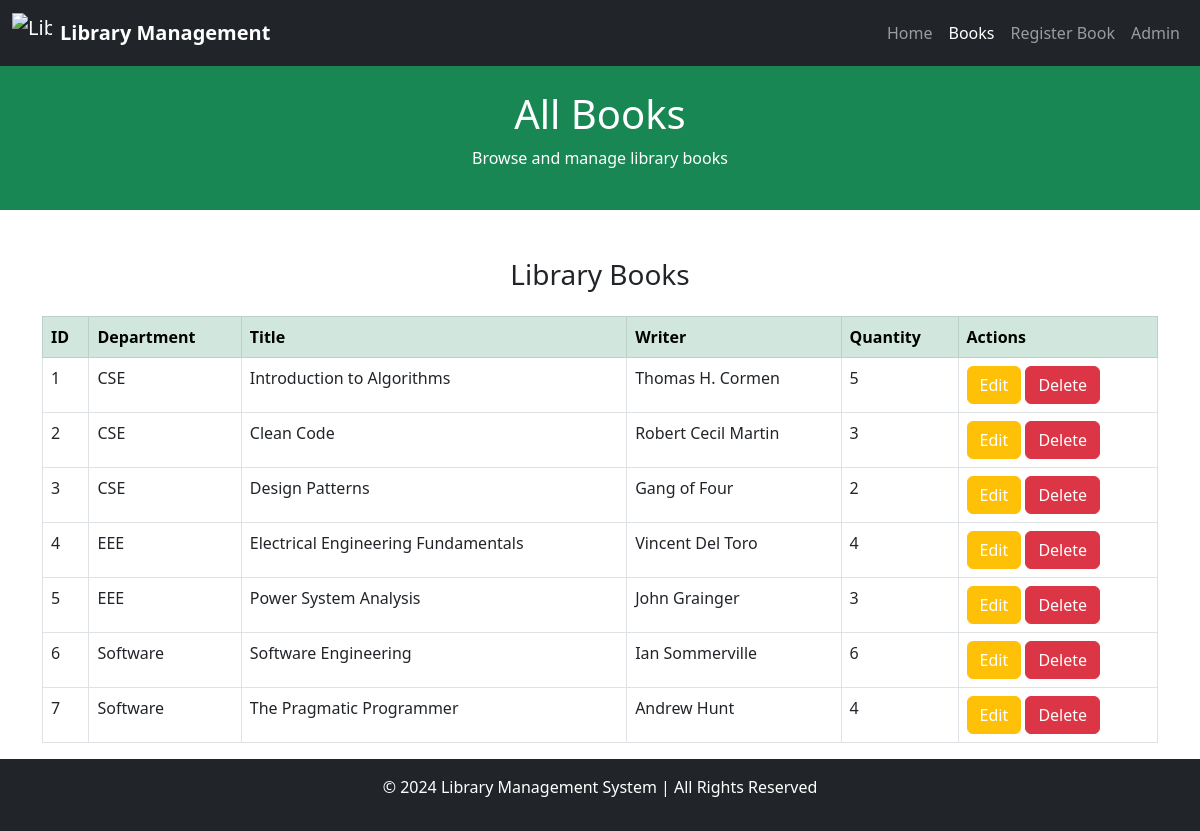
/read_all_books.php, run on the app's committed database.
### tables this page shows
CREATE TABLE IF NOT EXISTS manage_books (
    id INT AUTO_INCREMENT PRIMARY KEY,
    department VARCHAR(50) NOT NULL,
    book_title VARCHAR(255) NOT NULL,
    book_writer VARCHAR(255) NOT NULL,
    quality INT NOT NULL DEFAULT 1,
    created_at TIMESTAMP DEFAULT CURRENT_TIMESTAMP
);

### read_all_books.php (the view, shortened to what this page needs)
<?php
$connec = mysqli_connect("localhost", "root", "", "lms", 3306);
?>
<!DOCTYPE html>
<html lang="en">
<head>
    <link href="https://cdn.jsdelivr.net/npm/bootstrap@5.3.0/dist/css/bootstrap.min.css" rel="stylesheet">
</head>
<body>
    <nav class="navbar navbar-expand-lg navbar-dark bg-dark">
        <div class="container-fluid">
            <a class="navbar-brand d-flex align-items-center" href="#">
                <img src="https://media.istockphoto.com/id/1270155083/vector/blue-e-book-logo-design-vector-sign-of-electronic-book-library-icon-symbol.jpg?s=612x612&w=0&k=20&c=DGwVHcCijit8E62o3S2dqFXM2usLP2AmJoOSnDhsI5M=" alt="Library Logo" width="40" height="40" class="me-2">
                <strong>Library Management</strong>
            </a>
            <div class="collapse navbar-collapse justify-content-end" id="navbarNav">
                <ul class="navbar-nav">
                    <li class="nav-item">
                        <a class="nav-link" href="index.html">Home</a>
                    </li>
                    <li class="nav-item">
                        <a class="nav-link active" href="read_all_books.php">Books</a>
                    </li>
                    <li class="nav-item">
                        <a class="nav-link" href="manage_books.php">Register Book</a>
                    </li>
                    <li class="nav-item">
                        <a class="nav-link" href="admin.html">Admin</a>
                    </li>
                </ul>
            </div>
        </div>
    </nav>
    <header class="bg-success text-white text-center py-4">
        <h1>All Books</h1>
        <p>Browse and manage library books</p>
    </header>
    <div class="container mt-5">
        <h3 class="text-center mb-4">Library Books</h3>
        <?php
        $sql = "SELECT * FROM manage_books";
        $query = mysqli_query($connec, $sql);
        if (mysqli_num_rows($query) > 0) {
            echo "<table class='table table-bordered'>
                <thead class='table-success'>
                    <tr>
                        <th>ID</th>
                        <th>Department</th>
                        <th>Title</th>
                        <th>Writer</th>
                        <th>Quantity</th>
                        <th>Actions</th>
                    </tr>
                </thead>
                <tbody>
            ";
            while ($data = mysqli_fetch_assoc($query)) {
                echo "<tr>
                    <td>{$data['id']}</td>
                    <td>{$data['department']}</td>
                    <td>{$data['book_title']}</td>
                    <td>{$data['book_writer']}</td>
                    <td>{$data['quality']}</td>
                    <td>
                        <a href='edit_book.php?edit_id={$data['id']}' class='btn btn-warning text-white'>Edit</a>
                        <a href='read_all_books.php?delete_id={$data['id']}' class='btn btn-danger text-white'>Delete</a>
                    </td>
                </tr>";
            }
            echo "</tbody></table>";
        } else {
            echo "<div class='alert alert-info text-center'>No books found.</div>";
        }
        ?>
    </div>
    <footer class="bg-dark text-white text-center py-3">
        <p>&copy; 2024 Library Management System | All Rights Reserved</p>
    </footer>
</body>
</html>

### data on the page
manage_books: id "1", department "CSE", book_title "Introduction to Algorithms", book_writer "Thomas H. Cormen", quality "5"
manage_books: id "2", department "CSE", book_title "Clean Code", book_writer "Robert Cecil Martin", quality "3"
manage_books: id "3", department "CSE", book_title "Design Patterns", book_writer "Gang of Four", quality "2"
manage_books: id "4", department "EEE", book_title "Electrical Engineering Fundamentals", book_writer "Vincent Del Toro", quality "4"
manage_books: id "5", department "EEE", book_title "Power System Analysis", book_writer "John Grainger", quality "3"
manage_books: id "6", department "Software", book_title "Software Engineering", book_writer "Ian Sommerville", quality "6"
manage_books: id "7", department "Software", book_title "The Pragmatic Programmer", book_writer "Andrew Hunt", quality "4"
